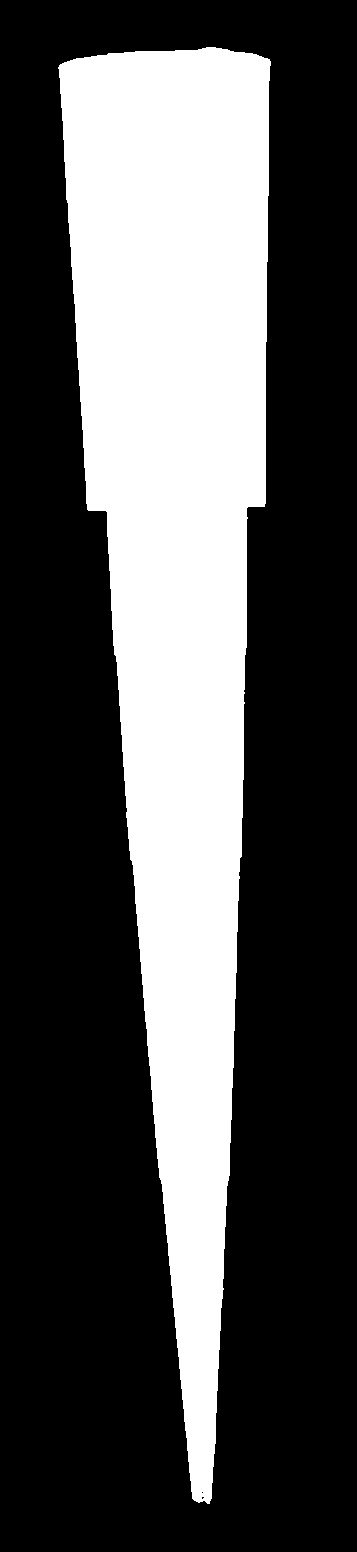
#> input picture FYP_107_liquid_level-main_Janice_1912022/image_thres1.jpg, 357 x 1552 px
$ python -i 'image_processing_Object Detection.py'   (imports and definitions only)
#> lines starting #> are read from the running program, lines starting #| are printed output that depends on the picture; after the words box and inside, x2 and y2 are one past the last pixel; in counts of white or black regions, pixels touching at a corner belong together
#> further down, picture is the input picture: shape (1552, 357); min 0, max 255, mean 81
import cv2 as cv
import numpy as np
import matplotlib.pyplot as plt
import argparse
from glob import glob

#Download the videos and create a directory called sample_videos
##cap = cv.VideoCapture('Video-2020_1008_185556-1.2_with_liquid.mp4')

video = '../sample_videos/Video-2020_1008_185556-1.2_with_liquid.mp4'

#get background
# [22 lines left out: functions get_background, find_parameters_for_canny_edge, not called in this run]

def normalize_filled(img):
    cnt, heir= cv.findContours(img.copy(), cv.RETR_EXTERNAL, cv.CHAIN_APPROX_NONE)
#> cnt = 132 contours, 131 with area under 20; largest, box (x1, y1, x2, y2) and area: (56, 40, 272, 1504) 176262
    # fill shape
    cv.fillPoly(img, pts=cnt, color=(255,255,255))
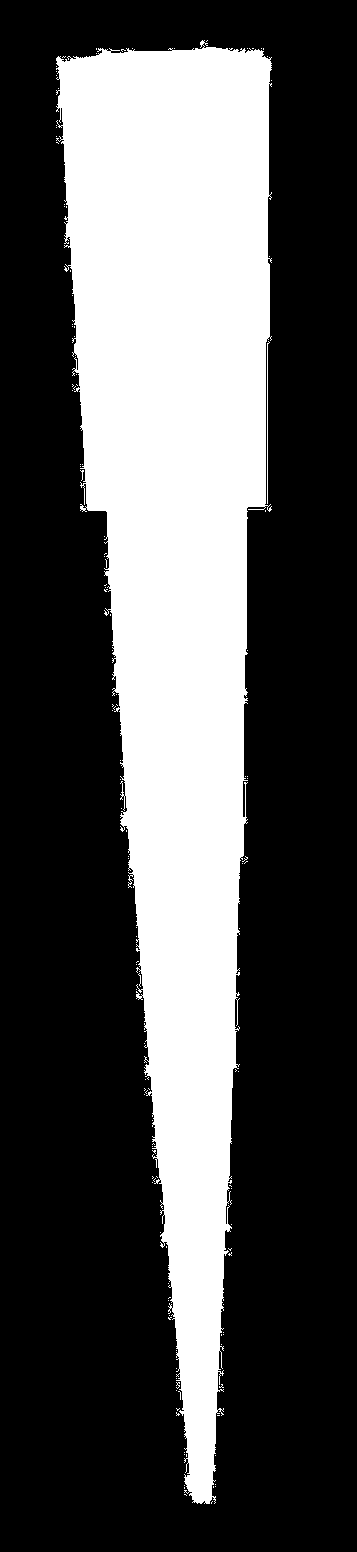
#> img: shape (1552, 357); 32.4% white; 132 white regions (130 under 20 px), largest, box (x1, y1, x2, y2) and area: (56, 40, 272, 1504) 178845, (267, 341, 270, 504) 164
    bounding_rect = cv.boundingRect(cnt[0])
#> bounding_rect = (211, 1501, 2, 3)
    img_cropped_bounding_rect = img[bounding_rect[1]:bounding_rect[1] + bounding_rect[3], bounding_rect[0]:bounding_rect[0] + bounding_rect[2]]
#> img_cropped_bounding_rect = [[0, 255], [255, 0], [255, 0]]
    # resize all to same size
    img_resized = cv.resize(img_cropped_bounding_rect, (300, 300))
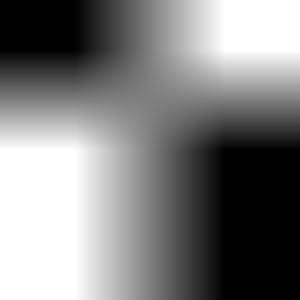
#> img_resized: shape (300, 300); min 0, max 255, mean 127.4
    return img_resized


#Read the Video
# [1 line not run here, left out]
# get the video frame height and width
# [1 line that did not run here, left out]
# [1 line that did not run here, left out]
save_name = 'new_video'
# define codec and create VideoWriter object
# [5 lines that did not run here, left out]


# [59 lines left out: function find_pipette, not called in this run]


# [2 lines not run here, left out]

>>> import cv2
>>> picture = cv2.imread('FYP_107_liquid_level-main_Janice_1912022/image_thres1.jpg', cv2.IMREAD_GRAYSCALE)
>>> result = normalize_filled(picture)
